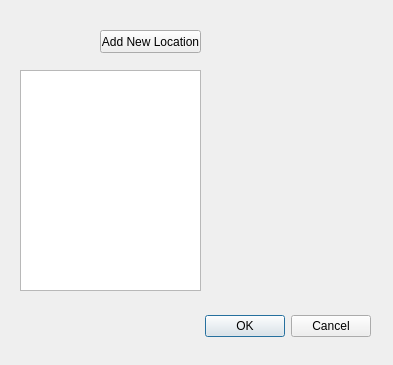
<?xml version="1.0" encoding="UTF-8"?>
<ui version="4.0">
 <class>Dialog</class>
 <widget class="QDialog" name="Dialog">
  <property name="geometry">
   <rect>
    <x>0</x>
    <y>0</y>
    <width>393</width>
    <height>365</height>
   </rect>
  </property>
  <property name="windowTitle">
   <string>Select Location</string>
  </property>
  <widget class="QWidget" name="layoutWidget">
   <property name="geometry">
    <rect>
     <x>20</x>
     <y>310</y>
     <width>351</width>
     <height>33</height>
    </rect>
   </property>
   <layout class="QHBoxLayout">
    <property name="spacing">
     <number>6</number>
    </property>
    <property name="leftMargin">
     <number>0</number>
    </property>
    <property name="topMargin">
     <number>0</number>
    </property>
    <property name="rightMargin">
     <number>0</number>
    </property>
    <property name="bottomMargin">
     <number>0</number>
    </property>
    <item>
     <spacer>
      <property name="orientation">
       <enum>Qt::Horizontal</enum>
      </property>
      <property name="sizeHint" stdset="0">
       <size>
        <width>131</width>
        <height>31</height>
       </size>
      </property>
     </spacer>
    </item>
    <item>
     <widget class="QPushButton" name="okButton">
      <property name="text">
       <string>OK</string>
      </property>
     </widget>
    </item>
    <item>
     <widget class="QPushButton" name="cancelButton">
      <property name="text">
       <string>Cancel</string>
      </property>
     </widget>
    </item>
   </layout>
  </widget>
  <widget class="QPushButton" name="btn_add_location">
   <property name="geometry">
    <rect>
     <x>100</x>
     <y>30</y>
     <width>101</width>
     <height>23</height>
    </rect>
   </property>
   <property name="text">
    <string>Add New Location</string>
   </property>
  </widget>
  <widget class="QLabel" name="lbl_list">
   <property name="geometry">
    <rect>
     <x>220</x>
     <y>70</y>
     <width>141</width>
     <height>221</height>
    </rect>
   </property>
   <property name="text">
    <string/>
   </property>
   <property name="alignment">
    <set>Qt::AlignLeading|Qt::AlignLeft|Qt::AlignTop</set>
   </property>
  </widget>
  <widget class="QListWidget" name="lst_locations">
   <property name="geometry">
    <rect>
     <x>20</x>
     <y>70</y>
     <width>181</width>
     <height>221</height>
    </rect>
   </property>
  </widget>
 </widget>
 <resources/>
 <connections>
  <connection>
   <sender>okButton</sender>
   <signal>clicked()</signal>
   <receiver>Dialog</receiver>
   <slot>accept()</slot>
   <hints>
    <hint type="sourcelabel">
     <x>278</x>
     <y>253</y>
    </hint>
    <hint type="destinationlabel">
     <x>96</x>
     <y>254</y>
    </hint>
   </hints>
  </connection>
  <connection>
   <sender>cancelButton</sender>
   <signal>clicked()</signal>
   <receiver>Dialog</receiver>
   <slot>reject()</slot>
   <hints>
    <hint type="sourcelabel">
     <x>369</x>
     <y>253</y>
    </hint>
    <hint type="destinationlabel">
     <x>179</x>
     <y>282</y>
    </hint>
   </hints>
  </connection>
 </connections>
</ui>
